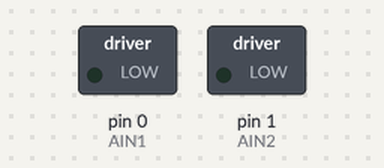
Simulated run of this sketch. Board: Arduino Uno, built with avr-gcc and run on an emulated ATmega328P. On the bench: switched loads named in the sketch (green lamp = pin HIGH).

Above: at 1.0 s.
At 3.0 s:
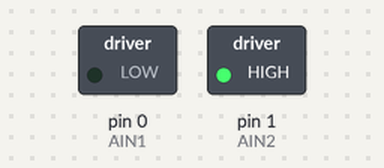
At 4.5 s:
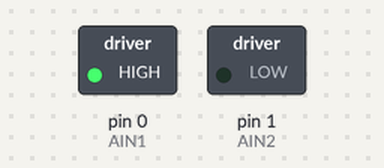
At 6.0 s:
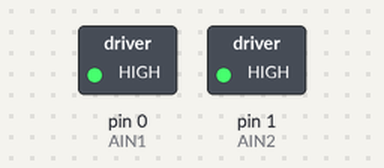
Timing chart, 0 to 9.1 s (numbered marks = the images above):
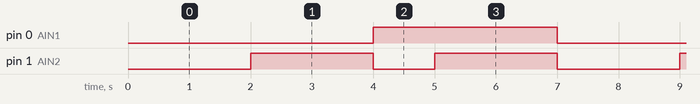

The sketch:

singleMotorExample-1.ino
```cpp
/* motorExample-20221019
 *
 * Demonstration of driving motors on CEC 326 board
 * https://www.arduino.cc/reference/en/language/functions/analog-io/analogwrite/
 *
 * Seth McNeill
 * 2022 October 19
 */

#define AIN1 0
#define AIN2 1

void setup() {
  pinMode(AIN1, OUTPUT);
  pinMode(AIN2, OUTPUT);
}

void loop() {
  analogWrite(AIN1, 75);
  analogWrite(AIN2, 0);
  delay(2000);
  analogWrite(AIN1, 0);
  analogWrite(AIN2, 255);
  delay(2000);
  analogWrite(AIN1, 255);
  analogWrite(AIN2, 0);
  delay(1000);
  analogWrite(AIN1, 255);
  analogWrite(AIN2, 255);
  delay(2000);
}
```

Measured:
- by itself, pin 0 (AIN1): alternates HIGH for 3.0 s and LOW for 4.0 s
- by itself, pin 1 (AIN2): repeats every 7.0 s: LOW 1.0 s, HIGH 2.0 s, LOW 2.0 s, HIGH 2.0 s
- by itself, everything shown: repeats every 7.0 s, in 4 steps
